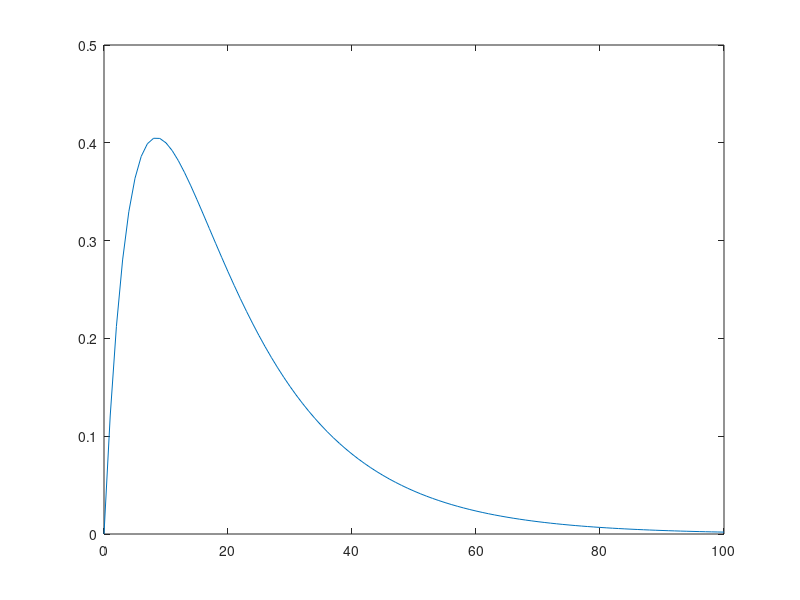

Source code (MATLAB):


T1 = 16;  T2 = 5; 

A = 1;

t = 0.0 : 1.0 : 100.0;
    
if t < 0
y (t) = 0;
end

if t >= 0
y  = A * ((exp(-t/T1))-(exp(-t/T2)));

end

plot(t, y)
